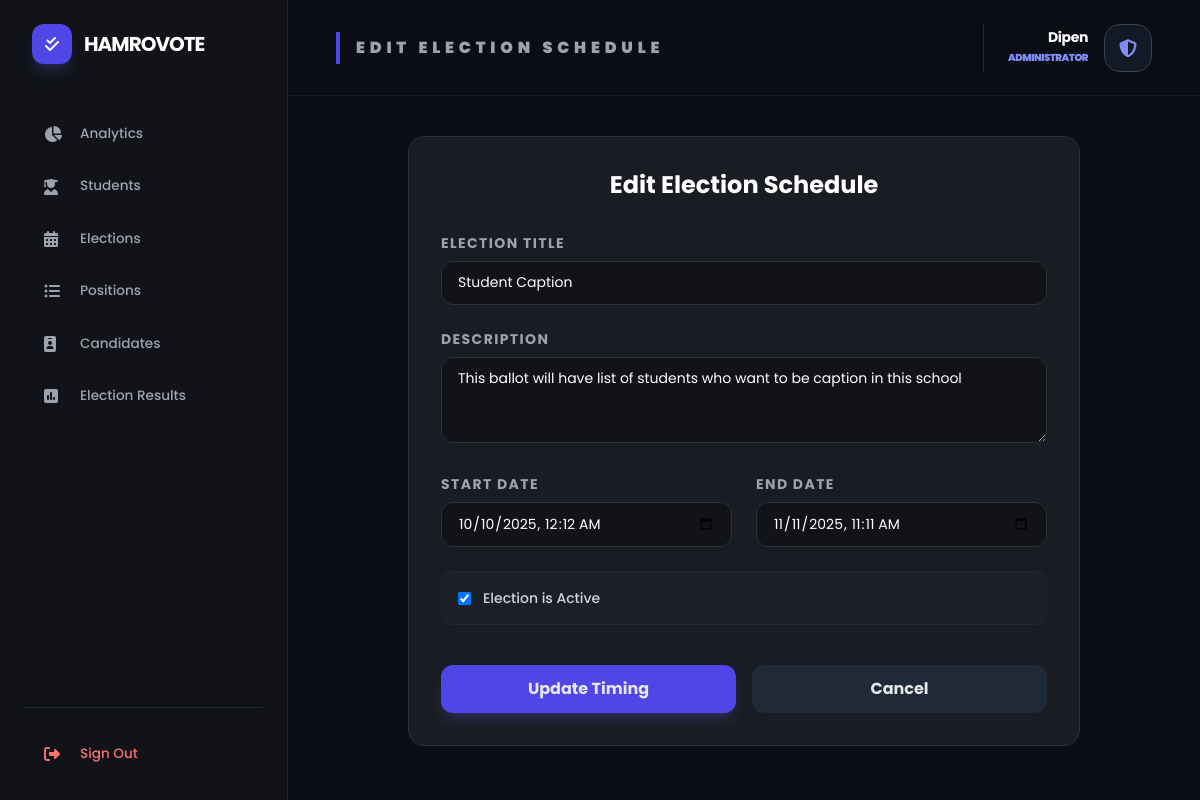
Screenshot of /elections/edit/5/ (signed in) with the database file from the repository.
### voter/models.py (models this page shows, shortened)
class Election(models.Model):
    title = models.CharField(max_length=200)
    description = models.TextField(blank=True, null=True)
    start_date = models.DateTimeField()
    end_date = models.DateTimeField()
    is_active = models.BooleanField(default=True)
    created_at = models.DateTimeField(auto_now_add=True)
    class Meta:
        ordering = ['-start_date']

### dashboard/views.py (the view)
# urls.py: path('elections/edit/<int:pk>/', views.edit_election, name='edit_election'),
@staff_member_required
def edit_election(request, pk):
    election = get_object_or_404(Election, pk=pk)
    if request.method == "POST":
        form = ElectionForm(request.POST, instance=election)
        if form.is_valid():
            election = form.save()
            messages.success(request, f"Election '{election.title}' updated. It is now {election.status}.")
            return redirect('dashboard:manage_elections')
        else:
            messages.error(request, "Please correct the errors in the timing.")
    else:
        form = ElectionForm(instance=election)
    return render(request, 'edit_election.html', {
        'form': form,
        'election': election
    })

### dashboard/forms.py
class ElectionForm(forms.ModelForm):
    class Meta:
        model = Election
        fields = ['title', 'description', 'start_date', 'end_date', 'is_active']
        widgets = {
            'title': forms.TextInput(attrs={'class': 'input-style', 'placeholder': 'e.g. Student Council 2024'}),
            'description': forms.Textarea(attrs={'class': 'input-style', 'rows': 3}),
            'start_date': forms.DateTimeInput(attrs={'class': 'input-style', 'type': 'datetime-local'}),
            'end_date': forms.DateTimeInput(attrs={'class': 'input-style', 'type': 'datetime-local'}),
        }

### dashboard/templates/edit_election.html (shortened to what this page needs)
{% extends 'dashboard/base.html' %}
{% block page_title %}Edit Election Schedule{% endblock %}
{% block content %}
<div class="max-w-2xl mx-auto">
    <div class="card p-8">
        <h2 class="text-2xl font-bold text-white mb-8 text-center">Edit Election Schedule</h2>
        <form method="POST">
            <div class="space-y-6">
                <div>
                    <label class="block text-sm text-gray-400 mb-2 uppercase font-bold text-[10px] tracking-widest">Election Title</label>
                    {{ form.title }}
                </div>
                <div>
                    <label class="block text-sm text-gray-400 mb-2 uppercase font-bold text-[10px] tracking-widest">Description</label>
                    {{ form.description }}
                </div>
                <div class="grid grid-cols-1 md:grid-cols-2 gap-6">
                    <div>
                        <label class="block text-sm text-gray-400 mb-2 uppercase font-bold text-[10px] tracking-widest">Start Date</label>
                        {{ form.start_date }}
                    </div>
                    <div>
                        <label class="block text-sm text-gray-400 mb-2 uppercase font-bold text-[10px] tracking-widest">End Date</label>
                        {{ form.end_date }}
                    </div>
                </div>
                <div class="flex items-center space-x-3 p-4 bg-gray-800/30 rounded-xl border border-gray-800">
                    {{ form.is_active }}
                    <label class="text-sm font-medium text-gray-300">Election is Active</label>
                </div>
                <div class="flex space-x-4 pt-4">
                    <button type="submit" class="flex-1 bg-indigo-600 hover:bg-indigo-700 py-3 rounded-xl font-bold shadow-lg shadow-indigo-500/20 transition-all">
                        Update Timing
                    </button>
                    <a href="{% url 'dashboard:manage_elections' %}" class="flex-1 bg-gray-800 text-center py-3 rounded-xl font-bold hover:bg-gray-700 transition">
                        Cancel
                    </a>
                </div>
            </div>
        </form>
    </div>
</div>
{% endblock %}

### dashboard/templates/dashboard/base.html (shortened to what this page needs)
<!DOCTYPE html>
<html lang="en">
<head>
    <script src="https://cdn.tailwindcss.com"></script>
    <link rel="stylesheet" href="https://cdnjs.cloudflare.com/ajax/libs/font-awesome/6.4.0/css/all.min.css">
</head>
<body class="flex min-h-screen">
    <aside class="w-72 sidebar p-6 flex flex-col sticky top-0 h-screen z-50">
        <div class="flex items-center gap-3 mb-12 px-2">
            <div class="w-10 h-10 bg-indigo-600 rounded-xl flex items-center justify-center shadow-lg shadow-indigo-500/20">
                <i class="fas fa-check-double text-white"></i>
            </div>
            <span class="text-xl font-bold tracking-tighter text-white uppercase">HamroVote</span>
        </div>
        <nav class="flex-1 space-y-2">
            <a href="{% url 'dashboard:admin_dashboard' %}" class="nav-link {% if request.resolver_match.url_name == 'admin_dashboard' %}active{% endif %}">
                <i class="fas fa-chart-pie"></i> Analytics
            </a>
            <a href="{% url 'dashboard:manage_students' %}" class="nav-link {% if request.resolver_match.url_name == 'manage_students' %}active{% endif %}">
                <i class="fas fa-user-graduate"></i> Students
            </a>
            <a href="{% url 'dashboard:manage_elections' %}" class="nav-link {% if request.resolver_match.url_name == 'manage_elections' %}active{% endif %}">
                <i class="fas fa-calendar-alt"></i> Elections
            </a>
            <a href="{% url 'dashboard:manage_positions' %}" class="nav-link {% if request.resolver_match.url_name == 'manage_positions' %}active{% endif %}">
                <i class="fas fa-list-ul"></i> Positions
            </a>
            <a href="{% url 'dashboard:manage_candidates' %}" class="nav-link {% if request.resolver_match.url_name == 'manage_candidates' %}active{% endif %}">
                <i class="fas fa-id-badge"></i> Candidates
            </a>
                <a href="{% url 'dashboard:admin_results' %}" class="nav-link {% if request.resolver_match.url_name == 'admin_results' %}active{% endif %}">
        <i class="fas fa-poll"></i> Election Results
    </a>
        </nav>
        <div class="mt-auto pt-6 border-t border-gray-800">
            <a href="{% url 'accounts:logout' %}" class="nav-link text-red-400 hover:bg-red-500/10">
                <i class="fas fa-sign-out-alt"></i> Sign Out
            </a>
        </div>
    </aside>
    <div class="flex-1 flex flex-col">
<header class="h-24 border-b border-gray-800/60 flex items-center justify-between px-12 bg-[#0b0e14]/80 backdrop-blur-md sticky top-0 z-40">
    <div>
        <h2 class="text-base font-black text-gray-400 uppercase tracking-[0.3em] border-l-4 border-indigo-600 pl-4 py-1">
            {% block page_title %}Overview{% endblock %}
        </h2>
    </div>
    <div class="flex items-center gap-6">
        <div class="flex items-center gap-4 pl-6 border-l border-gray-800">
            <div class="text-right hidden sm:block">
                <p class="text-sm font-bold text-white leading-none capitalize tracking-tight">{{ user.username }}</p>
                <p class="text-[10px] text-indigo-400 font-black uppercase tracking-tighter mt-1.5">Administrator</p>
            </div>
            <div class="w-12 h-12 bg-gray-800/50 rounded-2xl flex items-center justify-center border border-gray-700 shadow-inner">
                <i class="fas fa-shield-alt text-indigo-400 text-lg"></i>
            </div>
        </div>
    </div>
</header>
        <main class="p-10 flex-1">
            {% block content %}{% endblock %}
        </main>
    </div>
</body>
</html>

### dashboard/templates/dashboard/base.html (style rules this page uses)
body { background-color: #0b0e14; color: #e5e7eb; font-family: 'Poppins', sans-serif; }
.sidebar { background-color: #111319; border-right: 1px solid #1f2937; }
.card { background-color: #1a1c23; border: 1px solid #2d2f39; border-radius: 1rem; }
.nav-link { color: #9ca3af; padding: 0.75rem 1.25rem; display: flex; align-items: center; border-radius: 0.75rem; transition: all 0.2s ease; font-size: 0.85rem; font-weight: 500; }
.nav-link i { width: 2.25rem; font-size: 1rem; }
.input-style { background-color: #111319; border: 1px solid #2d2f39; border-radius: 0.75rem; padding: 0.65rem 1rem; width: 100%; color: white; outline: none; font-size: 0.875rem; transition: border-color 0.2s; }

### rows the page displays
Election: title "Student Caption", description "This ballot will have list of students who want to be caption in this school", start_date "10/10/2025 00:12", end_date "11/11/2025 11:11", is_active "☑"

### other values shown
{{ user.username }} "Dipen"
